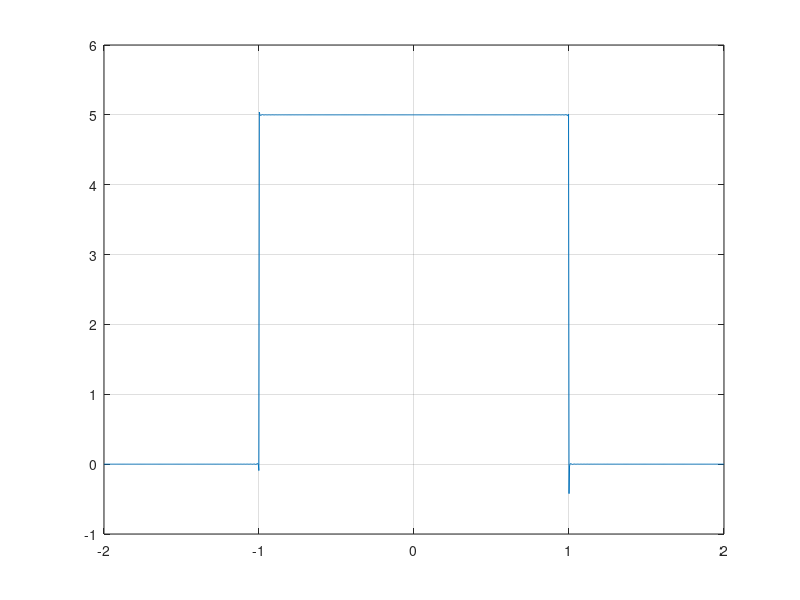

MATLAB code to generate this figure:
% Jose Ramiro Fuentes Lara
% Ecuaciones Diferenciales parciales
% Ejercicio 02
clc; clear;

%% Se definen nuestras variables constantes para el problema
k = 5;

%% Se establece nuestra condicion inicial asi como el intervalo de nuestra serie
x = -2 :pi/1000: 2;
u = 0;

%% Se evaluan los valores de nuestra sumatoria 
for n= 1:10000 % A mayor intervalo mas preciso resulta nuestra simulaci?n
    u = u + (1/n) * (sin(n*pi/2)) * cos(n*pi*x/2);
end 

%% Se adicionan los valores constantes y se multiplica la sumatoria por su respectivo coeficiente
u = u * (2*k/pi) + k/2;

%% Se grafica nuestra funcion
plot(x,u);
grid on 